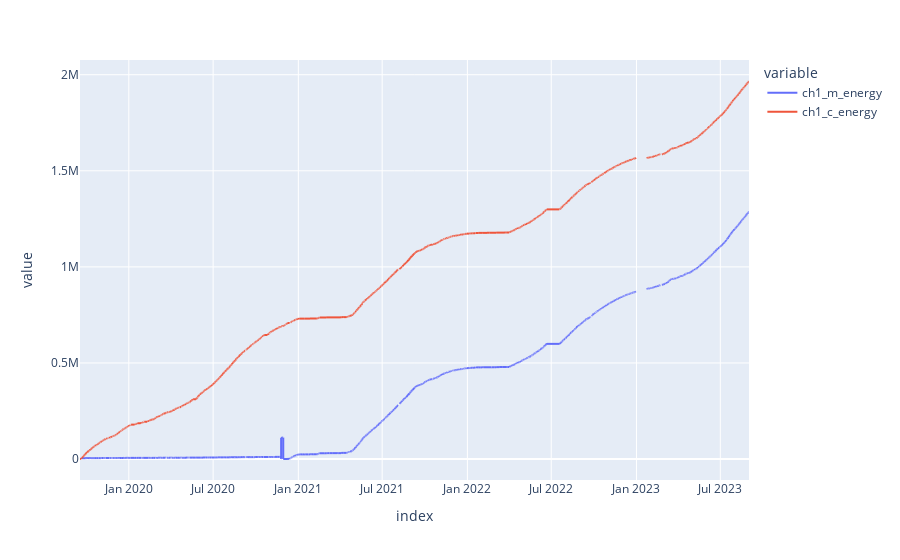

Notebook cell for this chart:
### Code cell
px.line(ff2[['ch1_m_energy','ch1_c_energy']])
# px.line(ff2)

### Figure 1 — Plotly figure (JSON) as saved in the notebook; plotly's stock layout.template omitted (floating-point values rounded to 4 significant figures; data arrays with more than 128 entries replaced by an {"elided": "..."} marker saying what was removed)
{"data": [{"hovertemplate": "variable=ch1_m_energy<br>index=%{x}<br>value=%{y}<extra></extra>", "legendgroup": "ch1_m_energy", "line": {"color": "#636efa", "dash": "solid"}, "marker": {"symbol": "circle"}, "mode": "lines", "name": "ch1_m_energy", "showlegend": true, "type": "scattergl", "x": {"elided": "34665 str values"}, "xaxis": "x", "y": {"elided": "34665 float values"}, "yaxis": "y"}, {"hovertemplate": "variable=ch1_c_energy<br>index=%{x}<br>value=%{y}<extra></extra>", "legendgroup": "ch1_c_energy", "line": {"color": "#EF553B", "dash": "solid"}, "marker": {"symbol": "circle"}, "mode": "lines", "name": "ch1_c_energy", "showlegend": true, "type": "scattergl", "x": {"elided": "34665 str values"}, "xaxis": "x", "y": {"elided": "34665 float values"}, "yaxis": "y"}], "layout": {"legend": {"title": {"text": "variable"}, "tracegroupgap": 0}, "margin": {"t": 60}, "xaxis": {"anchor": "y", "domain": [0, 1], "title": {"text": "index"}}, "yaxis": {"anchor": "x", "domain": [0, 1], "title": {"text": "value"}}}}
